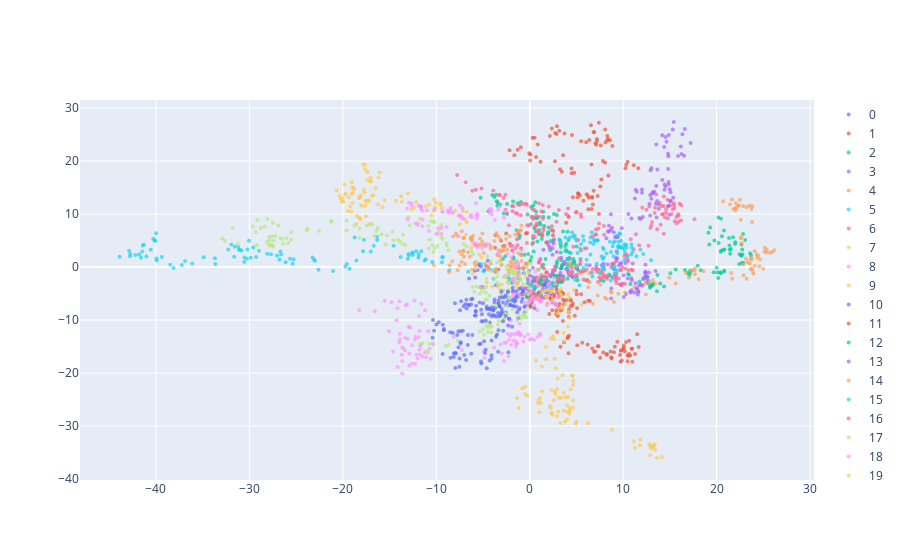

The notebook cell saved with this chart:
### Code cell
plotter(xs, style='.', reduce_kwargs={'ndims': 2})
